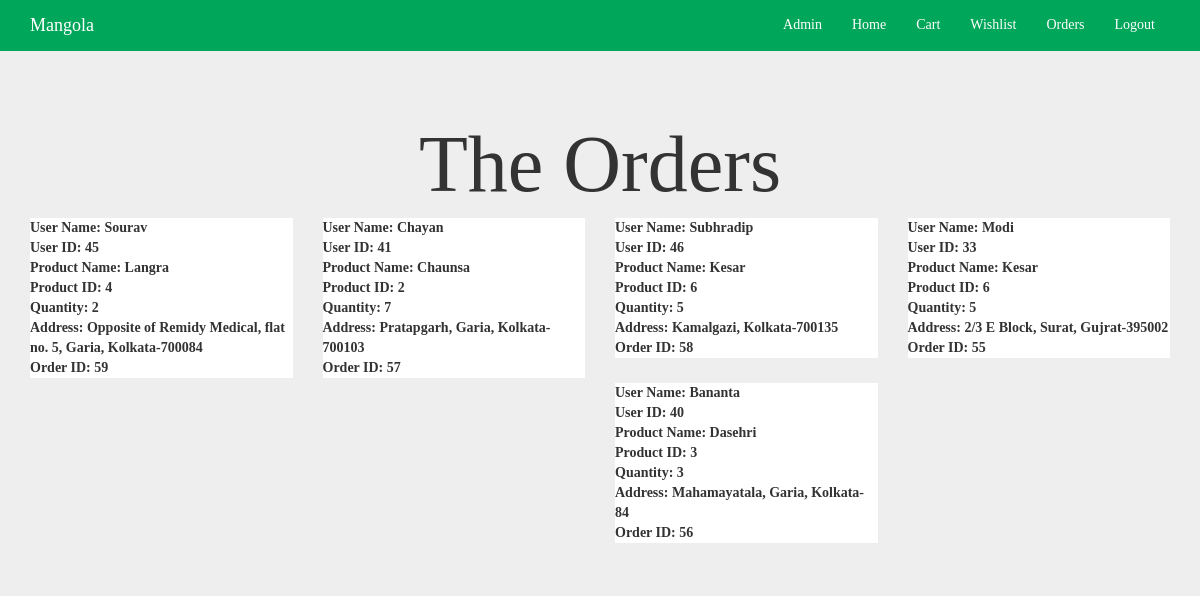
Screenshot of /mangola/admin_orders.php (signed in) with the database file from the repository.
### tables this page shows
CREATE TABLE `orders` (
  `order_id` int(11) NOT NULL,
  `user_id` int(11) NOT NULL,
  `product_id` int(11) NOT NULL
);

CREATE TABLE `users` (
  `user_id` int(11) NOT NULL,
  `name` varchar(255) NOT NULL,
  `email` varchar(255) NOT NULL,
  `password` varchar(255) NOT NULL
);

CREATE TABLE `details` (
  `details_id` int(11) NOT NULL,
  `user_id` int(11) NOT NULL,
  `product_id` int(11) NOT NULL,
  `address` text NOT NULL,
  `quantity` float NOT NULL
);

CREATE TABLE `products` (
  `product_id` int(11) NOT NULL,
  `product_name` varchar(255) NOT NULL,
  `product_price` int(255) NOT NULL,
  `product_description` text NOT NULL,
  `product_image` varchar(255) NOT NULL
);

### mangola/admin_orders.php (the view, shortened to what this page needs)
<!DOCTYPE html>
<html>
	<?php
		if(($_SESSION['email']=="admin@mangola.com"))
        {
          include "includes/header_admin.php";
        }
        else
        {
        	header('Location: index.php');
        }
		include "includes/css_header.php";
		include "includes/dbconnect.php";
	?>
<body>
	<div class="container">
		<div class="row">
			<div class="col-md-12">
				<h1 class="text-center font-80px"> The Orders </h1>
			</div>
		</div>
		<div class="row">
			<?php
				$query="SELECT * FROM `orders` o JOIN `products` p ON o.`product_id`=p.`product_id` JOIN `users` u ON o.`user_id`=u.`user_id` JOIN `details` d ON o.`user_id`=d.`user_id`";
				$result=mysqli_query($connection,$query);
				while($row=mysqli_fetch_assoc($result))
				{
				echo'<div class="col-md-3">
						<div class="product-tab">
							<p><b> User Name: '.$row['name'].'<br>
							User ID: '.$row['user_id'].'<br>
							Product Name: '.$row['product_name'].'<br>
							Product ID: '.$row['product_id'].'<br>
							Quantity: '.$row['quantity'].'<br>
							Address: '.$row['address'].'<br>
							Order ID: '.$row['order_id'].'<br>
							</b></p>
						</div>
					</div>';
				}
			?>
		</div>
	</div>
</body>
</html>

### mangola/css/style.css (style rules this page uses)
body { padding-top: 100px; font-family: "Comic Sans MS"; background-color: #EEEEEE; }
h1 { font-family: "Arial Black" !important; }
.font-80px { font-size: 80px; }
.product-tab { background-color: #FFF; width: 100%; padding: 0px; margin-bottom: 25px; }
.text-center { text-align: center; }

### rows the page displays
orders: user.name "Sourav", details.user_id "45", product.product_name "Langra", details.product_id "4", details.quantity "2", details.address "Opposite of Remidy Medical, flat no. 5, Garia, Kolkata-700084", order_id "59"
orders: user.name "Chayan", details.user_id "41", product.product_name "Chaunsa", details.product_id "2", details.quantity "7", details.address "Pratapgarh, Garia, Kolkata-700103", order_id "57"
orders: user.name "Subhradip", details.user_id "46", product.product_name "Kesar", details.product_id "6", details.quantity "5", details.address "Kamalgazi, Kolkata-700135", order_id "58"
orders: user.name "Modi", details.user_id "33", product.product_name "Kesar", details.product_id "6", details.quantity "5", details.address "2/3 E Block, Surat, Gujrat-395002", order_id "55"
orders: user.name "Bananta", details.user_id "40", product.product_name "Dasehri", details.product_id "3", details.quantity "3", details.address "Mahamayatala, Garia, Kolkata-84", order_id "56"

### other values shown
$_SESSION['name'] "Admin"
